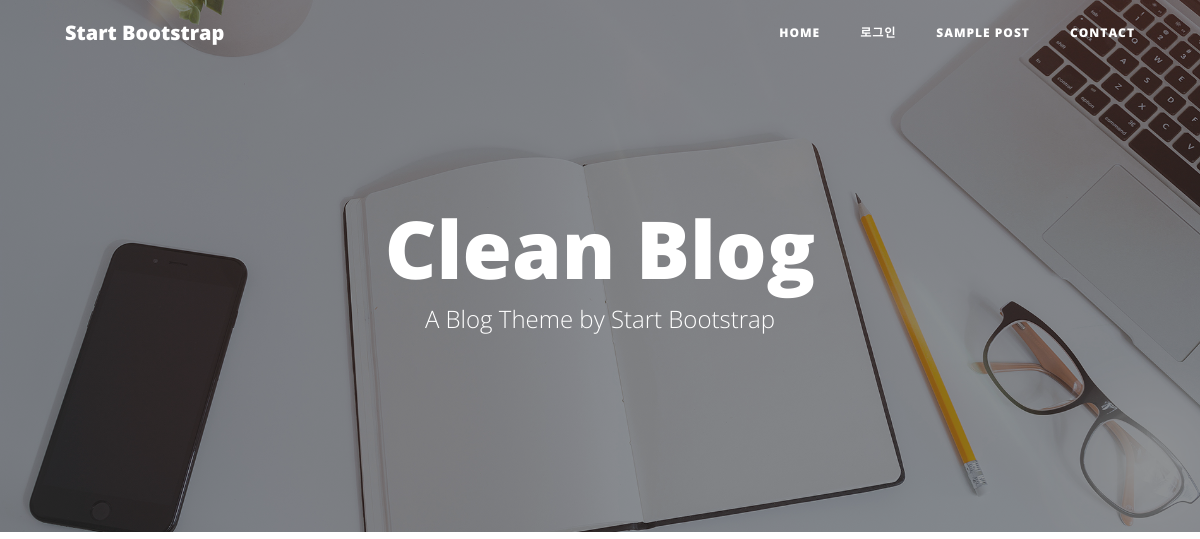
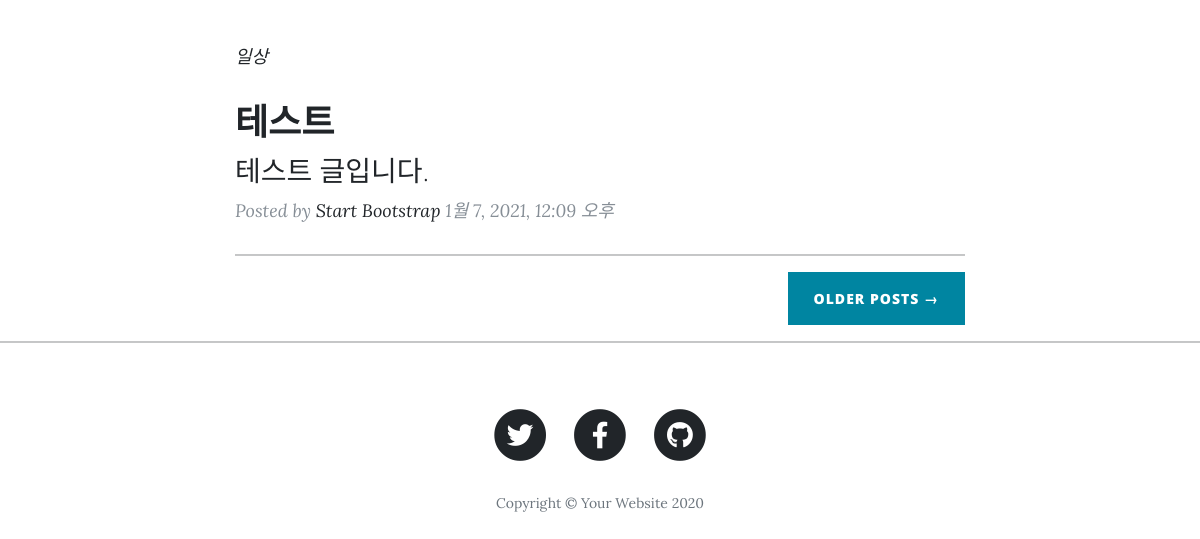
Page /blog/ on the earlier database version (2 pictures, top to bottom).
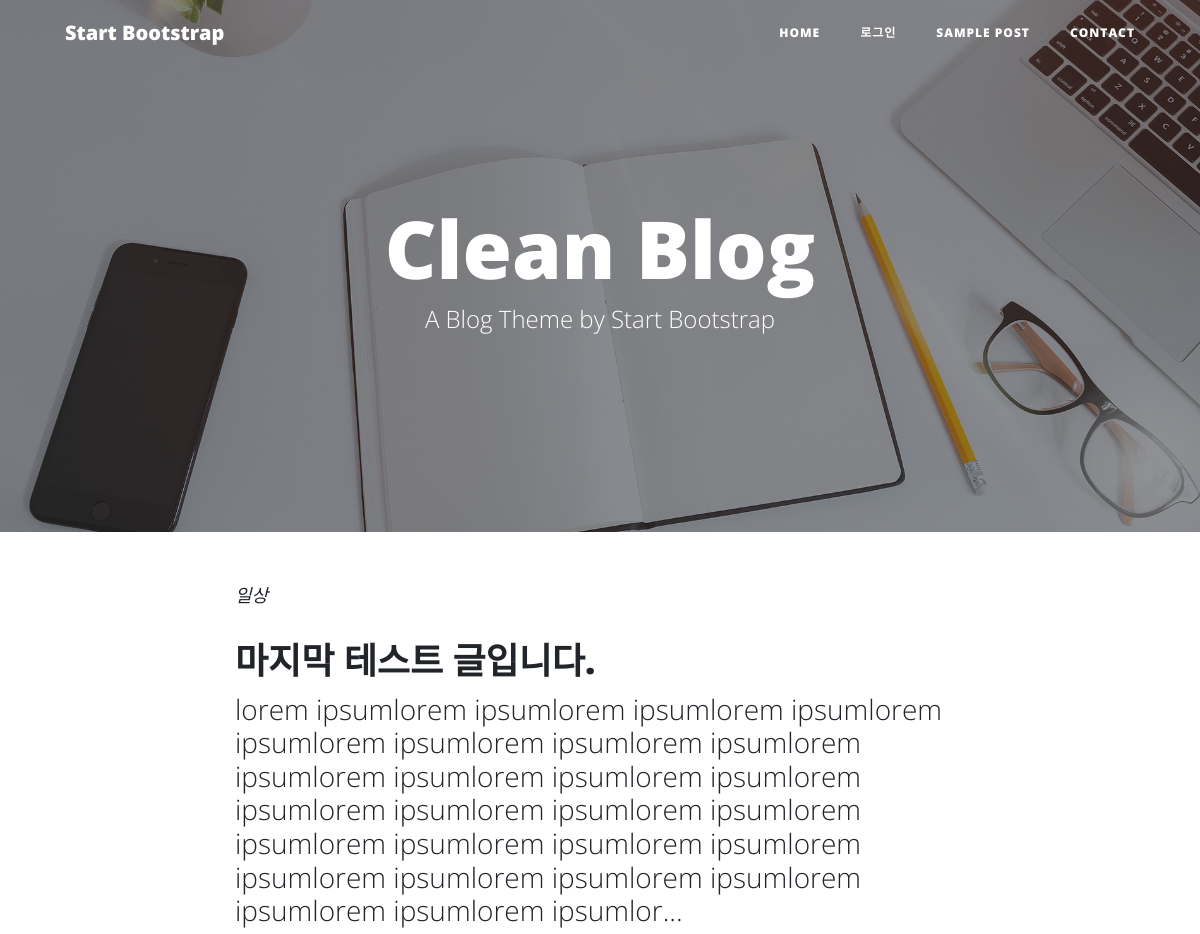
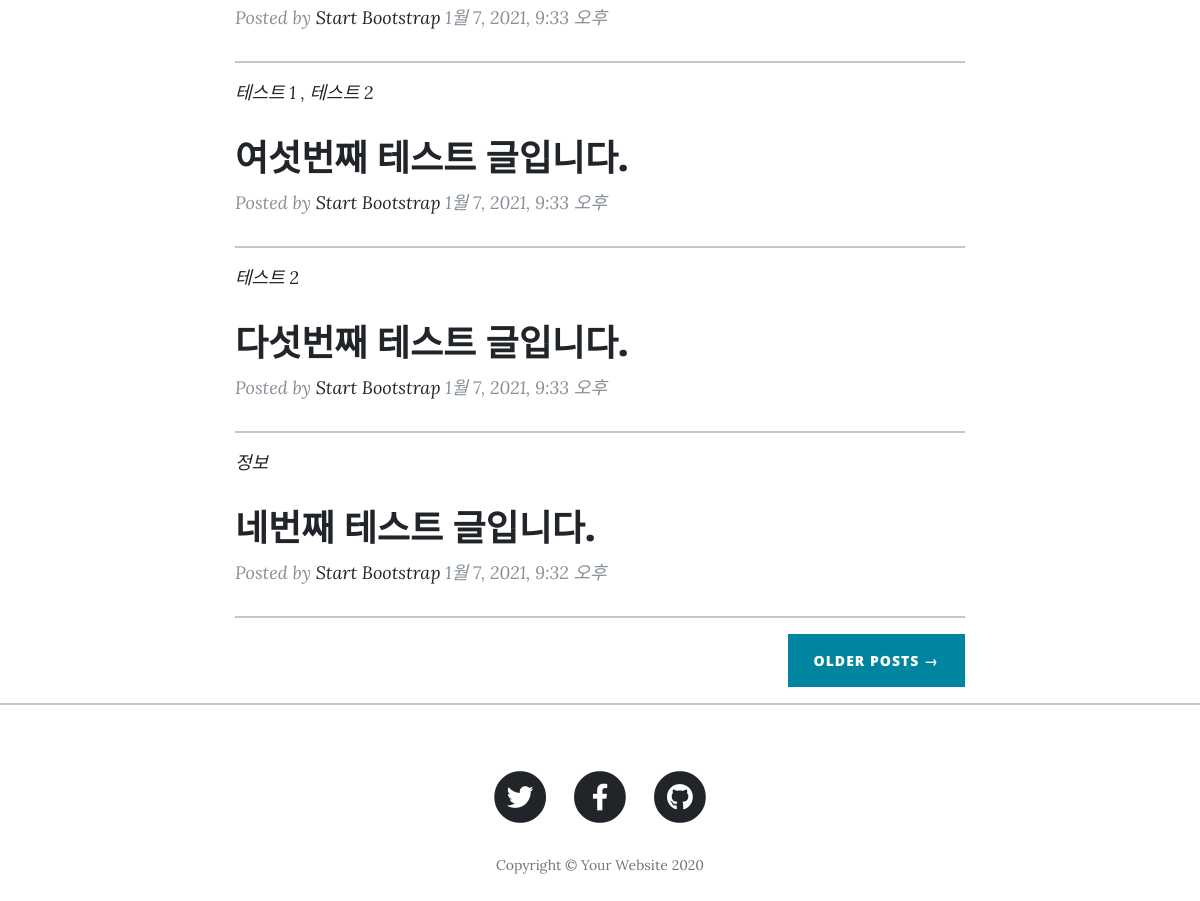
Same page on the later database version (2 pictures, top to bottom).
### blog/models.py (models this page shows, shortened)
class Category(models.Model):
    name = models.CharField(max_length=50, help_text="블로그 글 분류 입력")
    def __str__(self):
        return self.name

class Post(models.Model):
    title = models.CharField(max_length=200)
    title_image = models.ImageField(blank=True)
    content = models.TextField()
    createDate = models.DateTimeField(auto_now_add=True)
    updateDate = models.DateTimeField(auto_now_add=True)
    category = models.ManyToManyField(Category, help_text="글의 분류를 설정")
    def get_absolute_url(self):
        return reverse("post", args=[str(self.id)])
    def is_content_more50(self):
        return len(self.content) > 50
    def get_content_under50(self):
        return self.content[:300]

### blog/views.py (the view)
# urls.py: path("", views.index, name="index"),
def index(req):
    post_latest = Post.objects.order_by("-createDate")[:4]
    context = {
        "post_latest": post_latest
    }
    return render(req, 'index.html', context=context)

### blog/templates/index.html (shortened to what this page needs)
{% extends "base_generic.html" %}
{% block content %}
{% load static %}
  <div class="container">
    <div class="row">
      <div class="col-lg-8 col-md-10 mx-auto">
        {% for post in post_latest %}
          {% if forloop.first %}
            <div class="post-preview">
              <p class="post-meta">
                <a href="#">
                  {% for c in post.category.all %}
                    {{ c }}
                  {% endfor %}
                </a>
              </p>
              <a href="{{ post.get_absolute_url }}">
                <h2 class="post-title">
                  {{ post.title }}
                </h2>
                <h3 class="post-subtitle">
                  {% if post.is_content_more50 %}
                    {{ post.get_content_under50 }}...
                  {% else %}
                    {{ post.content }}
                  {% endif %}
                </h3>
              </a>
              <p class="post-meta">Posted by
                <a href="#">Start Bootstrap</a>
                {{ post.createDate }}</p>
            </div>
            <hr>
          {% else %}
            <div class="post-preview">
              <p class="post-meta">
                <a href="#">
                  {% for c in post.category.all %}
                  {{ c }}
                  {% if not forloop.last %}
                  ,
                  {% endif %}
                  {% endfor %}
                </a>
              </p>
              <a href="{{ post.get_absolute_url }}">
                <h2 class="post-title">
                  {{ post.title }}
                </h2>
              </a>
              <p class="post-meta">Posted by
                <a href="#">Start Bootstrap</a>
                {{ post.createDate }}</p>
            </div>
            <hr>
          {% endif %}
        {% endfor %}
        <div class="clearfix">
          <a class="btn btn-primary float-right" href="#">Older Posts &rarr;</a>
        </div>
      </div>
    </div>
  </div>
  <hr>
{% endblock %}

Differences in the rows shown:
no longer on this page (row unchanged): Post: title "테스트", content "테스트 글입니다.", createDate "1월 7, 2021, 12:09 오후", Category (name "일상")
added Post: title "마지막 테스트 글입니다.", get_content_under50 "lorem ipsumlorem ipsumlorem ipsumlorem ipsumlorem ipsumlorem ipsumlorem ipsumlorem ipsumlorem ipsumlorem ipsumlorem ipsumlorem ipsumlorem ipsumlorem ipsumlorem ipsumlorem ipsumlorem ipsumlorem ipsumlorem ipsumlorem ipsumlorem ipsumlorem ipsumlorem ipsumlorem ipsumlorem ipsumlorem ipsumlorem ipsumlor", createDate "1월 7, 2021, 9:33 오후", Category (name "일상")
added Post: title "여섯번째 테스트 글입니다.", createDate "1월 7, 2021, 9:33 오후"
added Category: name "테스트 1", shown under "여섯번째 테스트 글입니다."
added Category: name "테스트 2"
added Post: title "다섯번째 테스트 글입니다.", createDate "1월 7, 2021, 9:33 오후"
added Post: title "네번째 테스트 글입니다.", createDate "1월 7, 2021, 9:32 오후"
now on this page (row unchanged): Category: name "정보", shown under "네번째 테스트 글입니다."
